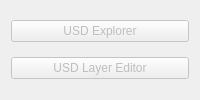
<?xml version="1.0" encoding="UTF-8"?>
<ui version="4.0">
 <class>UsdStageToolsRollup</class>
 <widget class="QWidget" name="UsdStageToolsRollup">
  <property name="sizePolicy">
   <sizepolicy hsizetype="Preferred" vsizetype="MinimumExpanding">
    <horstretch>0</horstretch>
    <verstretch>0</verstretch>
   </sizepolicy>
  </property>
  <property name="windowTitle">
   <string>Tools</string>
  </property>
  <layout class="QVBoxLayout" name="verticalLayout">
   <item>
    <widget class="QPushButton" name="ExploreButton">
     <property name="enabled">
      <bool>false</bool>
     </property>
     <property name="toolTip">
      <string>Opens USD Explorer to view the stage's prim hierarchy. This button is disabled by default and enabled automatically when the stage object has a valid root layer.</string>
     </property>
     <property name="text">
      <string>USD Explorer</string>
     </property>
    </widget>
   </item>
    <item>
    <widget class="QPushButton" name="LayerEditorButton">
     <property name="enabled">
      <bool>false</bool>
     </property>
     <property name="toolTip">
      <string>Opens the USD Layer Editor to view the stage's layer stack. This button is disabled by default and enabled automatically when the stage object has a valid root layer.</string>
     </property>
     <property name="text">
      <string>USD Layer Editor</string>
     </property>
    </widget>
   </item>
  </layout>
 </widget>
 <resources/>
 <connections/>
</ui>
